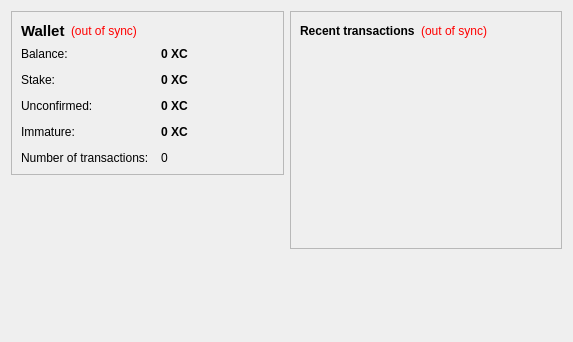
<?xml version="1.0" encoding="UTF-8"?>
<ui version="4.0">
 <class>OverviewPage</class>
 <widget class="QWidget" name="OverviewPage">
  <property name="geometry">
   <rect>
    <x>0</x>
    <y>0</y>
    <width>573</width>
    <height>342</height>
   </rect>
  </property>
  <property name="windowTitle">
   <string>Form</string>
  </property>
  <layout class="QHBoxLayout" name="horizontalLayout" stretch="1,1">
   <item>
    <layout class="QVBoxLayout" name="verticalLayout_2">
     <item>
      <widget class="QFrame" name="frame">
       <property name="frameShape">
        <enum>QFrame::StyledPanel</enum>
       </property>
       <property name="frameShadow">
        <enum>QFrame::Raised</enum>
       </property>
       <layout class="QVBoxLayout" name="verticalLayout_4">
        <item>
         <layout class="QHBoxLayout" name="horizontalLayout_4">
          <item>
           <widget class="QLabel" name="label_5">
            <property name="font">
             <font>
              <pointsize>11</pointsize>
              <weight>75</weight>
              <bold>true</bold>
             </font>
            </property>
            <property name="text">
             <string>Wallet</string>
            </property>
           </widget>
          </item>
          <item>
           <widget class="QLabel" name="labelWalletStatus">
            <property name="toolTip">
             <string>The displayed information may be out of date. Your wallet automatically synchronizes with the Magi network after a connection is established, but this process has not completed yet.</string>
            </property>
            <property name="styleSheet">
             <string notr="true">QLabel { color: red; }</string>
            </property>
            <property name="text">
             <string notr="true">(out of sync)</string>
            </property>
            <property name="alignment">
             <set>Qt::AlignLeading|Qt::AlignLeft|Qt::AlignVCenter</set>
            </property>
           </widget>
          </item>
          <item>
           <spacer name="horizontalSpacer_2">
            <property name="orientation">
             <enum>Qt::Horizontal</enum>
            </property>
            <property name="sizeHint" stdset="0">
             <size>
              <width>40</width>
              <height>20</height>
             </size>
            </property>
           </spacer>
          </item>
         </layout>
        </item>
        <item>
         <layout class="QFormLayout" name="formLayout_2">
          <property name="fieldGrowthPolicy">
           <enum>QFormLayout::AllNonFixedFieldsGrow</enum>
          </property>
          <property name="horizontalSpacing">
           <number>12</number>
          </property>
          <property name="verticalSpacing">
           <number>12</number>
          </property>
          <item row="0" column="0">
           <widget class="QLabel" name="label">
            <property name="text">
             <string>Balance:</string>
            </property>
           </widget>
          </item>
          <item row="0" column="1">
           <widget class="QLabel" name="labelBalance">
            <property name="font">
             <font>
              <weight>75</weight>
              <bold>true</bold>
             </font>
            </property>
            <property name="cursor">
             <cursorShape>IBeamCursor</cursorShape>
            </property>
            <property name="toolTip">
             <string>Your current balance</string>
            </property>
            <property name="text">
             <string notr="true">0 XC</string>
            </property>
            <property name="textInteractionFlags">
             <set>Qt::LinksAccessibleByMouse|Qt::TextSelectableByKeyboard|Qt::TextSelectableByMouse</set>
            </property>
           </widget>
          </item>
          <item row="1" column="0">
           <widget class="QLabel" name="label_6">
            <property name="text">
             <string>Stake:</string>
            </property>
           </widget>
          </item>
          <item row="1" column="1">
           <widget class="QLabel" name="labelStake">
            <property name="font">
             <font>
              <weight>75</weight>
              <bold>true</bold>
             </font>
            </property>
            <property name="cursor">
             <cursorShape>IBeamCursor</cursorShape>
            </property>
            <property name="toolTip">
             <string>Total of coins that was staked, and do not yet count toward the current balance</string>
            </property>
            <property name="text">
             <string notr="true">0 XC</string>
            </property>
            <property name="textInteractionFlags">
             <set>Qt::LinksAccessibleByMouse|Qt::TextSelectableByKeyboard|Qt::TextSelectableByMouse</set>
            </property>
           </widget>
          </item>
          <item row="2" column="0">
           <widget class="QLabel" name="label_3">
            <property name="text">
             <string>Unconfirmed:</string>
            </property>
           </widget>
          </item>
          <item row="2" column="1">
           <widget class="QLabel" name="labelUnconfirmed">
            <property name="font">
             <font>
              <weight>75</weight>
              <bold>true</bold>
             </font>
            </property>
            <property name="cursor">
             <cursorShape>IBeamCursor</cursorShape>
            </property>
            <property name="toolTip">
             <string>Total of transactions that have yet to be confirmed, and do not yet count toward the current balance</string>
            </property>
            <property name="text">
             <string notr="true">0 XC</string>
            </property>
            <property name="textInteractionFlags">
             <set>Qt::LinksAccessibleByMouse|Qt::TextSelectableByKeyboard|Qt::TextSelectableByMouse</set>
            </property>
           </widget>
          </item>
          <item row="3" column="0">
           <widget class="QLabel" name="labelImmatureText">
            <property name="text">
             <string>Immature:</string>
            </property>
           </widget>
          </item>
          <item row="3" column="1">
           <widget class="QLabel" name="labelImmature">
            <property name="font">
             <font>
              <weight>75</weight>
              <bold>true</bold>
             </font>
            </property>
            <property name="toolTip">
             <string>Mined balance that has not yet matured</string>
            </property>
            <property name="text">
             <string notr="true">0 XC</string>
            </property>
            <property name="textInteractionFlags">
             <set>Qt::LinksAccessibleByMouse|Qt::TextSelectableByKeyboard|Qt::TextSelectableByMouse</set>
            </property>
           </widget>
          </item>
          <item row="4" column="0">
           <widget class="QLabel" name="label_2">
            <property name="text">
             <string>Number of transactions:</string>
            </property>
           </widget>
          </item>
          <item row="4" column="1">
           <widget class="QLabel" name="labelNumTransactions">
            <property name="toolTip">
             <string>Total number of transactions in wallet</string>
            </property>
            <property name="text">
             <string notr="true">0</string>
            </property>
           </widget>
          </item>
         </layout>
        </item>
       </layout>
      </widget>
     </item>
     <item>
      <spacer name="verticalSpacer">
       <property name="orientation">
        <enum>Qt::Vertical</enum>
       </property>
       <property name="sizeHint" stdset="0">
        <size>
         <width>20</width>
         <height>40</height>
        </size>
       </property>
      </spacer>
     </item>
     <item>
      <widget class="QLabel" name="label_6">
       <property name="text">
        <string/>
       </property>
       <property name="pixmap">
        <pixmap resource="../bitcoin.qrc">:/images/backg</pixmap>
       </property>
       <property name="scaledContents">
        <bool>false</bool>
       </property>
       <property name="alignment">
        <set>Qt::AlignCenter</set>
       </property>
       <property name="margin">
        <number>-2</number>
       </property>
      </widget>
     </item>
    </layout>
   </item>
   <item>
    <layout class="QVBoxLayout" name="verticalLayout_3">
     <item>
      <widget class="QFrame" name="frame_2">
       <property name="frameShape">
        <enum>QFrame::StyledPanel</enum>
       </property>
       <property name="frameShadow">
        <enum>QFrame::Raised</enum>
       </property>
       <layout class="QVBoxLayout" name="verticalLayout">
        <item>
         <layout class="QHBoxLayout" name="horizontalLayout_2">
          <item>
           <widget class="QLabel" name="label_4">
            <property name="text">
             <string>&lt;b&gt;Recent transactions&lt;/b&gt;</string>
            </property>
           </widget>
          </item>
          <item>
           <widget class="QLabel" name="labelTransactionsStatus">
            <property name="toolTip">
             <string>The displayed information may be out of date. Your wallet automatically synchronizes with the Magi network after a connection is established, but this process has not completed yet.</string>
            </property>
            <property name="styleSheet">
             <string notr="true">QLabel { color: red; }</string>
            </property>
            <property name="text">
             <string notr="true">(out of sync)</string>
            </property>
            <property name="alignment">
             <set>Qt::AlignRight|Qt::AlignTrailing|Qt::AlignVCenter</set>
            </property>
           </widget>
          </item>
          <item>
           <spacer name="horizontalSpacer">
            <property name="orientation">
             <enum>Qt::Horizontal</enum>
            </property>
            <property name="sizeHint" stdset="0">
             <size>
              <width>40</width>
              <height>20</height>
             </size>
            </property>
           </spacer>
          </item>
         </layout>
        </item>
        <item>
         <widget class="QListView" name="listTransactions">
          <property name="styleSheet">
           <string notr="true">QListView { background: transparent; }</string>
          </property>
          <property name="frameShape">
           <enum>QFrame::NoFrame</enum>
          </property>
          <property name="verticalScrollBarPolicy">
           <enum>Qt::ScrollBarAlwaysOff</enum>
          </property>
          <property name="horizontalScrollBarPolicy">
           <enum>Qt::ScrollBarAlwaysOff</enum>
          </property>
          <property name="selectionMode">
           <enum>QAbstractItemView::NoSelection</enum>
          </property>
         </widget>
        </item>
       </layout>
      </widget>
     </item>
     <item>
      <spacer name="verticalSpacer_2">
       <property name="orientation">
        <enum>Qt::Vertical</enum>
       </property>
       <property name="sizeHint" stdset="0">
        <size>
         <width>20</width>
         <height>40</height>
        </size>
       </property>
      </spacer>
     </item>
    </layout>
   </item>
  </layout>
 </widget>
 <resources/>
 <connections/>
</ui>
